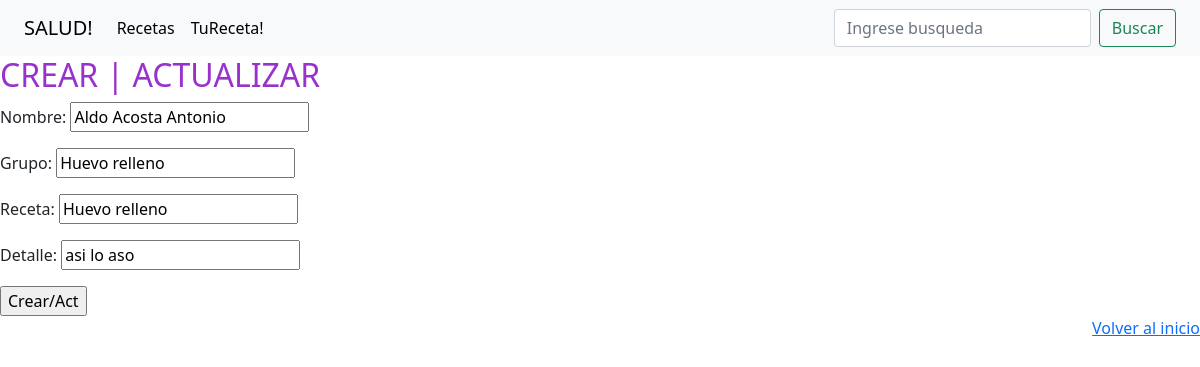
/recetas/update/1, run on the app's committed database.
### Recetas/models.py (models this page shows, shortened)
class MundoRecetas(models.Model):
    nombre = models.CharField(max_length=50)
    grupo = models.CharField(max_length=100)
    receta = models.CharField(max_length=100)
    detalle = models.CharField(max_length=200)
    fecha = models.DateTimeField(auto_now=True)

### Recetas/views.py (the view)
# urls.py: path('recetas/update/<pk>', MundoRecetasUpdate.as_view(), name='recetas-update'),
class MundoRecetasUpdate(UpdateView):
    model = MundoRecetas
    success_url = reverse_lazy('recetas-list')
    fields = '__all__'

### Recetas/templates/Recetas/MundoRecetas_form.html (shortened to what this page needs)
{% extends 'Recetas/index.html' %}
{% block principal %}
    <h2 style="color: darkorchid;">  CREAR | ACTUALIZAR</h2>
    <form method="post">
        {{form.as_p}}
        <input type="submit" value="Crear/Act">
    </form>
{% endblock %}

### data on the page
MundoRecetas: nombre "Aldo Acosta Antonio", grupo "Huevo relleno", receta "Huevo relleno", detalle "asi lo aso"
